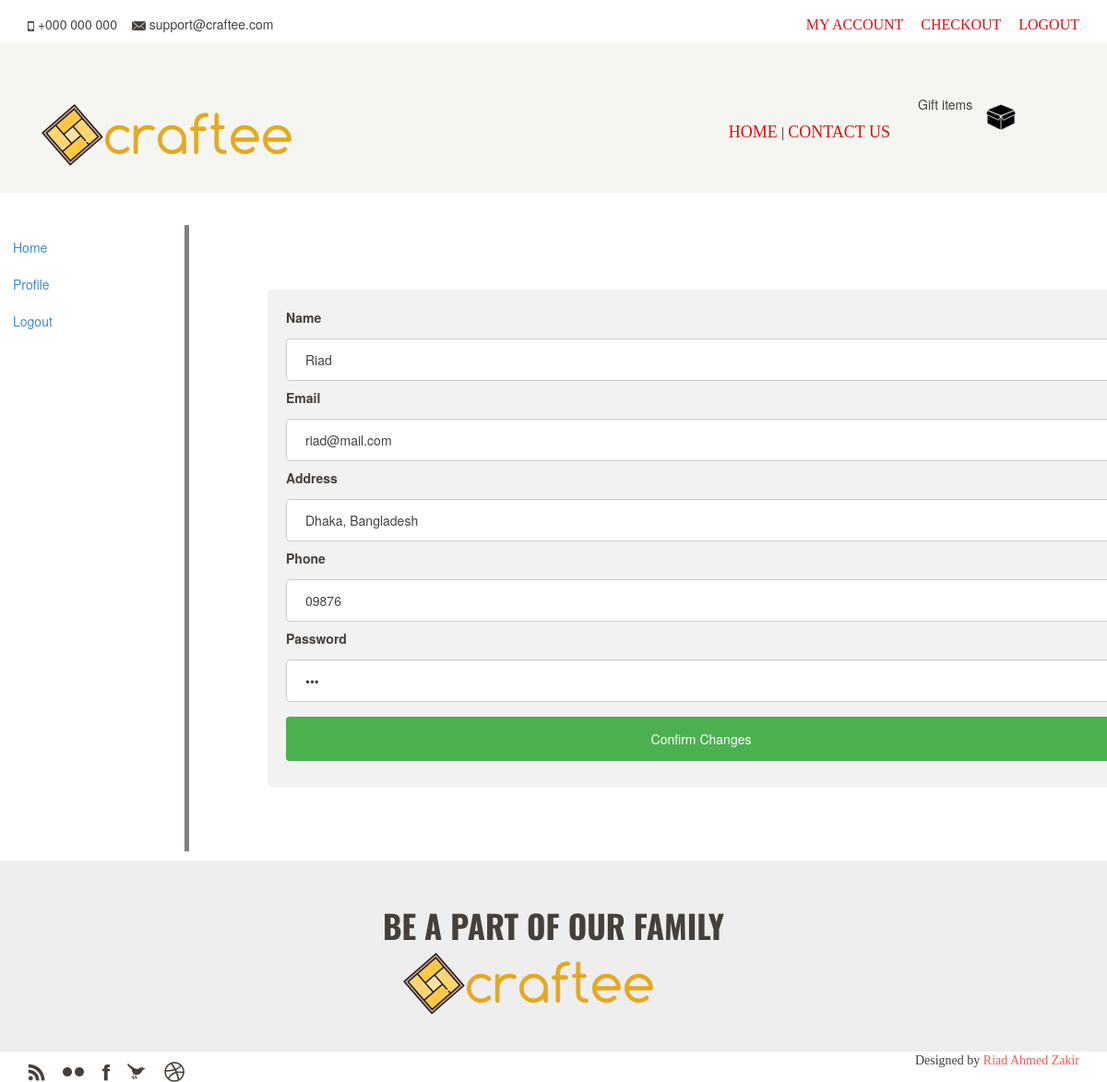
The page /profile.php (signed in) on the database its author committed.
### tables this page shows
CREATE TABLE `tbl_user` (
  `id` int(11) NOT NULL,
  `name` varchar(50) NOT NULL,
  `email` varchar(50) NOT NULL,
  `password` varchar(100) NOT NULL,
  `userCatId` int(11) NOT NULL,
  `contact` varchar(20) NOT NULL,
  `address` varchar(300) NOT NULL
);

### profile.php (called while the page is built, shortened)
<?php
require 'models/userClass.php';
$userObj=new UserClass();
$user=$userObj->getUserDetail($_SESSION['userID']);
require 'views/profile.view.php';
?>

### models/model.php (called while the page is built, shortened)
<?php
class Model
{
	private $username='root';
	private $password='';
	private $database='craftee_db';
	private $servername='localhost';
	function __construct()
	{
		try
		{
		    $this->db = new PDO("mysql:host=$this->servername;dbname=$this->database", $this->username, $this->password);
		}
		catch(PDOException $e)
		{
		    echo "Connection failed: " . $e->getMessage();
		}
	}
}

### models/userClass.php (called while the page is built, shortened)
<?php
require_once 'model.php';
class UserClass  extends Model
{
	public function getUserDetail($id)
	{
		try
		{
			$stmt=$this->db->prepare("SELECT * from tbl_USER where id=:id");
			$stmt->bindparam(':id',$id);
			$stmt->execute();
		 	$stmt->setFetchMode(PDO::FETCH_ASSOC);
		 	$result=$stmt->fetch();
		 	return $result;
		}
		catch(Exception $e)
		{
		 	echo $e->getMessage();
		}
	}
}

### views/profile.view.php (the view)
<?php require 'statics/header.view.php'; ?>
<?php require 'statics/sidebar.view.php'; ?>
<article>
    <div class="container">
          <form action="profile.php" method="post">
            <label for="name">Name</label>
            <input type="text" id="fname" name="name" value='<?=$user['name'] ?>'>
            <label for="email">Email</label>
            <input type="text" id="email" name="email" value='<?=$user['email'] ?>'>
            <label for="address">Address</label>
            <input type="text" id="address" name="address" value='<?=$user['address'] ?>'>
        	<label for="phone">Phone</label>
            <input type="text" id="phone" name="phone" value='<?=$user['contact'] ?>'>
            <label for="password">Password</label>
            <input type="password" id="password" name="password" value='<?=$user['password'] ?>'>
            <input type="submit" value="Confirm Changes">
          </form>
      </div>
</article>
<?php require 'statics/footer.view.php'; ?>

### resource/css/style.css (style rules this page uses)
html,body { color: #463f3a; }
article { margin-left: 200px; border-left: 5px solid gray; padding: 5em; overflow: hidden; }
input[type=text], select { width: 100%; padding: 12px 20px; margin: 8px 0; display: inline-block; border: 1px solid #ccc; border-radius: 4px; box-sizing: border-box; }
input[type=password], select { width: 100%; padding: 12px 20px; margin: 8px 0; display: inline-block; border: 1px solid #ccc; border-radius: 4px; box-sizing: border-box; }
input[type=submit] { width: 100%; background-color: #4CAF50; color: white; padding: 14px 20px; margin: 8px 0; border: none; border-radius: 4px; cursor: pointer; }
form { border-radius: 5px; background-color: #f2f2f2; padding: 20px; margin-right:200px; }

### rows shown on the page
tbl_user: name "Riad", email "riad@mail.com", address "Dhaka, Bangladesh", phone "09876"
